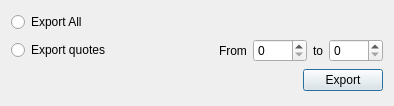
<?xml version="1.0" encoding="UTF-8"?>
<ui version="4.0">
 <class>ExportDialog</class>
 <widget class="QDialog" name="ExportDialog">
  <property name="geometry">
   <rect>
    <x>0</x>
    <y>0</y>
    <width>394</width>
    <height>106</height>
   </rect>
  </property>
  <property name="windowTitle">
   <string>Export Quotes</string>
  </property>
  <property name="windowIcon">
   <iconset resource="resources.qrc">
    <normaloff>:/icons/custom-icons/license.png</normaloff>:/icons/custom-icons/license.png</iconset>
  </property>
  <layout class="QVBoxLayout" name="verticalLayout">
   <item>
    <widget class="QRadioButton" name="radioButton">
     <property name="text">
      <string>Export All</string>
     </property>
    </widget>
   </item>
   <item>
    <layout class="QHBoxLayout" name="horizontalLayout">
     <item>
      <widget class="QRadioButton" name="radioButton_2">
       <property name="text">
        <string>Export quotes</string>
       </property>
      </widget>
     </item>
     <item>
      <spacer name="horizontalSpacer">
       <property name="orientation">
        <enum>Qt::Horizontal</enum>
       </property>
       <property name="sizeHint" stdset="0">
        <size>
         <width>40</width>
         <height>20</height>
        </size>
       </property>
      </spacer>
     </item>
     <item>
      <widget class="QLabel" name="label">
       <property name="text">
        <string>From</string>
       </property>
      </widget>
     </item>
     <item>
      <widget class="QSpinBox" name="spinBox">
       <property name="maximum">
        <number>9999</number>
       </property>
      </widget>
     </item>
     <item>
      <widget class="QLabel" name="label_2">
       <property name="text">
        <string>to</string>
       </property>
      </widget>
     </item>
     <item>
      <widget class="QSpinBox" name="spinBox_2">
       <property name="wrapping">
        <bool>false</bool>
       </property>
       <property name="maximum">
        <number>9999</number>
       </property>
      </widget>
     </item>
    </layout>
   </item>
   <item>
    <layout class="QHBoxLayout" name="horizontalLayout_3">
     <item>
      <spacer name="horizontalSpacer_2">
       <property name="orientation">
        <enum>Qt::Horizontal</enum>
       </property>
       <property name="sizeHint" stdset="0">
        <size>
         <width>40</width>
         <height>20</height>
        </size>
       </property>
      </spacer>
     </item>
     <item>
      <widget class="QPushButton" name="ExportQuotes">
       <property name="text">
        <string>Export</string>
       </property>
       <property name="icon">
        <iconset resource="resources.qrc">
         <normaloff>:/icons/custom-icons/file-download.png</normaloff>:/icons/custom-icons/file-download.png</iconset>
       </property>
      </widget>
     </item>
    </layout>
   </item>
  </layout>
 </widget>
 <tabstops>
  <tabstop>radioButton</tabstop>
  <tabstop>spinBox</tabstop>
  <tabstop>spinBox_2</tabstop>
 </tabstops>
 <resources>
  <include location="resources.qrc"/>
 </resources>
 <connections/>
</ui>
